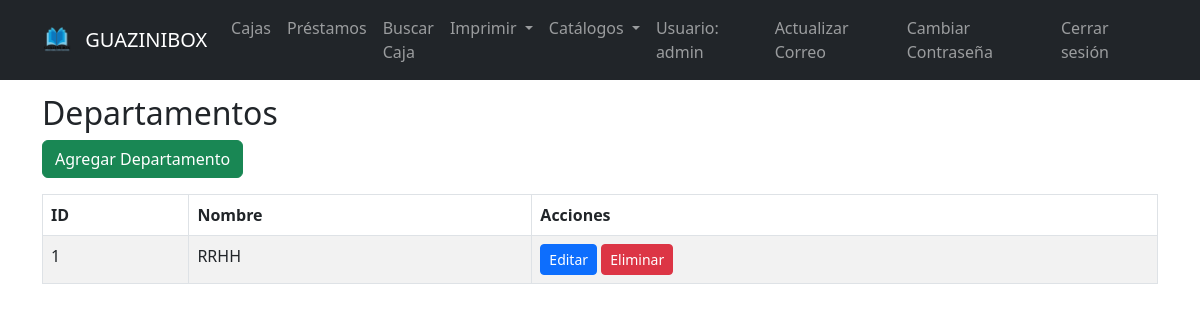
Before: /departamentos (signed in) with the older database file.
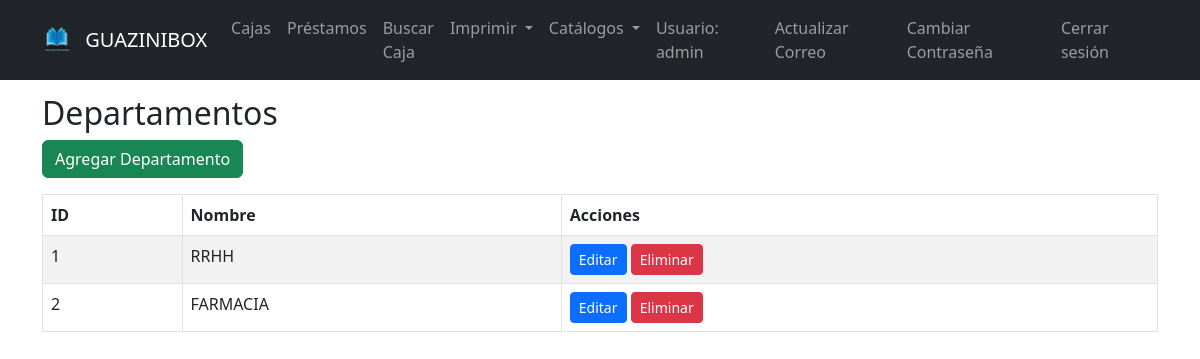
After: the same page with the newer database file.
### tables this page shows
CREATE TABLE departamentos (
            id INTEGER PRIMARY KEY AUTOINCREMENT,
            nombre TEXT NOT NULL
        );

### app.py (the view)
@app.route("/departamentos")
@login_required
def departamentos():
    deps = get_departamentos()
    return render_template("departamentos.html", departamentos=deps)

### app.py (called while the page is built)
def get_db_connection():
    conn = sqlite3.connect("archivo.db")
    conn.row_factory = sqlite3.Row
    return conn

def get_user_by_id(user_id):
    conn = get_db_connection()
    user = conn.execute("SELECT * FROM users WHERE id = ?", (user_id,)).fetchone()
    conn.close()
    if not user:
        return None
    return User(user["id"], user["username"], user["password"],
               user["email"] if "email" in user.keys() else None,
               user["reset_token"] if "reset_token" in user.keys() else None,
               user["token_expiry"] if "token_expiry" in user.keys() else None)

@login_manager.user_loader
def load_user(user_id):
    return get_user_by_id(user_id)

def get_departamentos():
    conn = get_db_connection()
    deps = conn.execute("SELECT * FROM departamentos").fetchall()
    conn.close()
    return deps

### templates/departamentos.html (shortened to what this page needs)
{% extends "base.html" %}
{% block content %}
<h2>Departamentos</h2>
<a href="{{ url_for('add_departamento') }}" class="btn btn-success mb-3">Agregar Departamento</a>
<table class="table table-bordered table-striped">
  <thead>
    <tr>
      <th>ID</th>
      <th>Nombre</th>
      <th>Acciones</th>
    </tr>
  </thead>
  <tbody>
    {% for dep in departamentos %}
    <tr>
      <td>{{ dep.id }}</td>
      <td>{{ dep.nombre }}</td>
      <td>
        <a href="{{ url_for('edit_departamento', dep_id=dep.id) }}" class="btn btn-primary btn-sm">Editar</a>
        <form action="{{ url_for('delete_departamento', dep_id=dep.id) }}" method="POST" style="display:inline-block;" onsubmit="return confirm('¿Estás seguro de eliminar este departamento?');">
          <button type="submit" class="btn btn-danger btn-sm">Eliminar</button>
        </form>
      </td>
    </tr>
    {% endfor %}
  </tbody>
</table>
{% endblock %}

Changed rows visible on the page:
added departamentos: id "2", nombre "FARMACIA"
